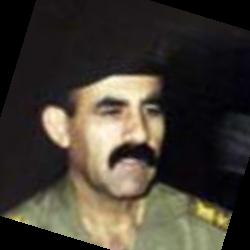
#> input picture data/face_dataset/Abid_Hamid_Mahmud_Al-Tikriti/Abid_Hamid_Mahmud_Al-Tikriti_0002.jpg, 250 x 250 px; its folder holds only this picture in this run
$ python -i data_generator.py   (imports and definitions only)
#> lines starting #> are read from the running program, lines starting #| are printed output that depends on the picture
#> further down, picture is the input picture: PIL image 250x250 RGB; mean R, G, B 66.9, 60.6, 51.2
### src/gpu_utils.py
"""Configure TensorFlow for NVIDIA GPU (CUDA) on Ubuntu/Linux."""

import glob
import importlib.util
import os
import logging
import sys

logger = logging.getLogger(__name__)


def ensure_cuda_library_path() -> None:
    """
    Put the pip-installed CUDA libraries (tensorflow[and-cuda]) on LD_LIBRARY_PATH.

    The dynamic loader only reads LD_LIBRARY_PATH at process start, so when the
    directories are missing the interpreter is re-executed once with them set.
    Must run before TensorFlow is imported.
    """
    if not sys.platform.startswith("linux"):
        return
    try:
        spec = importlib.util.find_spec("nvidia")
    except (ImportError, ValueError):
        return
    if spec is None or not spec.submodule_search_locations:
        return

    lib_dirs = []
    for location in spec.submodule_search_locations:
        lib_dirs.extend(sorted(glob.glob(os.path.join(location, "*", "lib"))))

    current = [p for p in os.environ.get("LD_LIBRARY_PATH", "").split(os.pathsep) if p]
    missing = [d for d in lib_dirs if d not in current]
    if not missing:
        return

    os.environ["LD_LIBRARY_PATH"] = os.pathsep.join(missing + current)
    os.execv(sys.executable, sys.orig_argv)


# [36 lines left out: functions setup_gpu, print_device_summary, not called in this run]

### src/data_generator.py
"""Keras Sequence — loads images in batches (no full-RAM preload)."""

import numpy as np
from PIL import Image, ImageEnhance, ImageOps
from tensorflow.keras.preprocessing.image import load_img, img_to_array
from tensorflow.keras.utils import Sequence, to_categorical
from sklearn.preprocessing import LabelEncoder

from src.config import (
    AUGMENT_ROTATION_DEGREES,
    AUGMENT_MIN_CROP_SCALE,
    AUGMENT_BRIGHTNESS,
    AUGMENT_CONTRAST,
)
from src.face_utils import scale_pixels


def augment_image(img: Image.Image) -> Image.Image:
    """Random flip, rotation, crop-zoom/shift, brightness and contrast."""
    size = img.size
#> size = (250, 250)

    if np.random.rand() < 0.5:
        img = ImageOps.mirror(img)

    angle = np.random.uniform(-AUGMENT_ROTATION_DEGREES, AUGMENT_ROTATION_DEGREES)
    img = img.rotate(angle, resample=Image.BILINEAR)
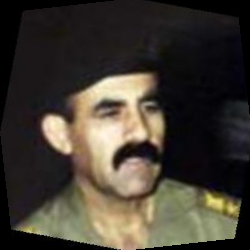
#> img: PIL image 250x250 RGB; mean R, G, B 66.5, 60.2, 50.7

    scale = np.random.uniform(AUGMENT_MIN_CROP_SCALE, 1.0)
    crop_w, crop_h = int(size[0] * scale), int(size[1] * scale)
#> crop_w = 230; crop_h = 230
    left = np.random.randint(0, size[0] - crop_w + 1)
#> left = 3
    top = np.random.randint(0, size[1] - crop_h + 1)
#> top = 7
    img = img.crop((left, top, left + crop_w, top + crop_h)).resize(
        size, Image.BILINEAR
    )
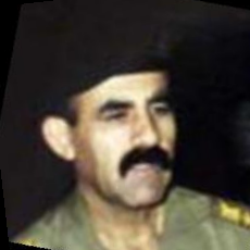
#> img: PIL image 250x250 RGB; mean R, G, B 72.8, 65.6, 55.1

    img = ImageEnhance.Brightness(img).enhance(
        np.random.uniform(1 - AUGMENT_BRIGHTNESS, 1 + AUGMENT_BRIGHTNESS)
    )
    img = ImageEnhance.Contrast(img).enhance(
        np.random.uniform(1 - AUGMENT_CONTRAST, 1 + AUGMENT_CONTRAST)
    )
    return img


class ImageSequence(Sequence):
    # [24 lines left out: function __init__, not called in this run]

    def __len__(self):
        return int(np.ceil(len(self.paths) / self.batch_size))

    # [19 lines left out: function __getitem__, not called in this run]

    def on_epoch_end(self):
        if self.shuffle:
            np.random.shuffle(self.indices)

>>> from PIL import Image
>>> picture = Image.open('../data/face_dataset/Abid_Hamid_Mahmud_Al-Tikriti/Abid_Hamid_Mahmud_Al-Tikriti_0002.jpg')
>>> result = augment_image(picture)
